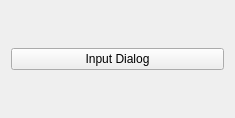
<?xml version="1.0" encoding="UTF-8"?>
<ui version="4.0">
 <class>Widget</class>
 <widget class="QWidget" name="Widget">
  <property name="geometry">
   <rect>
    <x>0</x>
    <y>0</y>
    <width>235</width>
    <height>118</height>
   </rect>
  </property>
  <property name="windowTitle">
   <string>Widget</string>
  </property>
  <layout class="QVBoxLayout" name="verticalLayout">
   <item>
    <widget class="QPushButton" name="inputDialogButton">
     <property name="text">
      <string>Input Dialog</string>
     </property>
    </widget>
   </item>
  </layout>
 </widget>
 <resources/>
 <connections/>
</ui>
